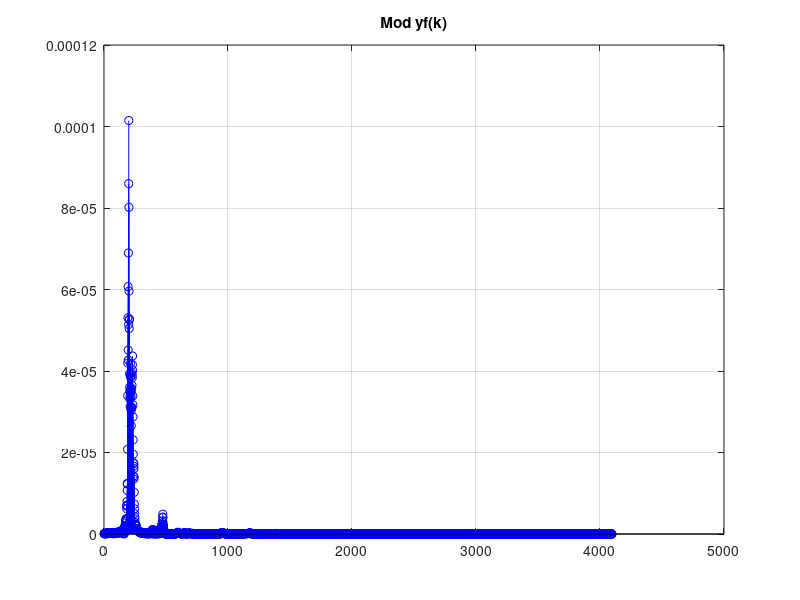

Write MATLAB code to recreate this figure.
function globalVargas
    clc, clear
    grafico=1;

    # Parámetros

    fs = 16000;
    Dt = 1/fs
    gr = load("audiovoz02.txt", "-ascii");
    N = length(gr)

    t = (1:N)*Dt;

    if (grafico==0)
        figure(1)
        plot(t,gr,'b')
        grid on
        title("gr(t)")
    endif

    # TDF de gr(t)

    Dw = (2*pi)/(N*Dt)

    Gr = fft(gr);
    Gr_mod = abs(Gr);

    [Adm, k_max] = max(Gr_mod);
    fm = (k_max-1)*Dw;
    Adm,fm

    if (grafico==0)
        figure(2)
        stem(Gr_mod(1:N/2), 'bo-')
        grid on
        title("Mod Gr(k)")
    endif

    ## FILTROS

    zita = 0.4;
    wn = fm;

    # filtro con entrada función pulso unitario

    x = zeros(3,N);
    dx_dt = zeros(3,1);
    k1 = zeros(3,1);

    % definición función delta de dirac
    g = zeros(1,N);
    g(1,1) = 1/Dt;

    for j=1:N-1
        dx_dt(1) = x(2,j) + g(1,j);
        dx_dt(2) = (-(wn^2))*x(1,j) + ((-2)*zita*wn)*x(2,j);
        dx_dt(3) = x(1,j) + (-wn)*x(3,j);
        k1(:) = Dt * dx_dt(:);
        x(:,j+1) = x(:,j) + k1(:);
    endfor

    h = x(3,:);

    if (grafico==0)
        figure(3)
        plot(t,h,'b')
        grid on
        title("h(t)")
    endif

    # TDF de h(t)

    H = fft(h);
    H_mod = abs(H);

    Ah = H_mod(k_max) % (fm/Dw)+1

    if (grafico==0)
        figure(4)
        stem(H_mod(1:N/2),'bo-')
        grid on
        title("Mod H(k)")
    endif

    # filtro con entrada función gr(t)
    x = zeros(3,N);
    dx_dt = zeros(3,1);
    k1 = zeros(3,1);

    for j=1:N-1
        dx_dt(1) = x(2,j) + gr(j);
        dx_dt(2) = (-(wn^2))*x(1,j) + ((-2)*zita*wn)*x(2,j);
        dx_dt(3) = x(1,j) + (-wn)*x(3,j);
        k1(:) = Dt * dx_dt(:);
        x(:,j+1) = x(:,j) + k1(:);
    endfor

    yf = x(3,:);

    if (grafico==0)
        figure(5)
        plot(t,yf,'b')
        grid on
        title("yf(t)")
    endif

    YF = fft(yf);
    YF_mod = abs(YF);

    Ay = YF_mod(k_max)

    if (grafico==1)
        figure(6)
        stem(YF_mod(1:N/2),'bo-')
        grid on
        title("Mod yf(k)")
    endif











endfunction
